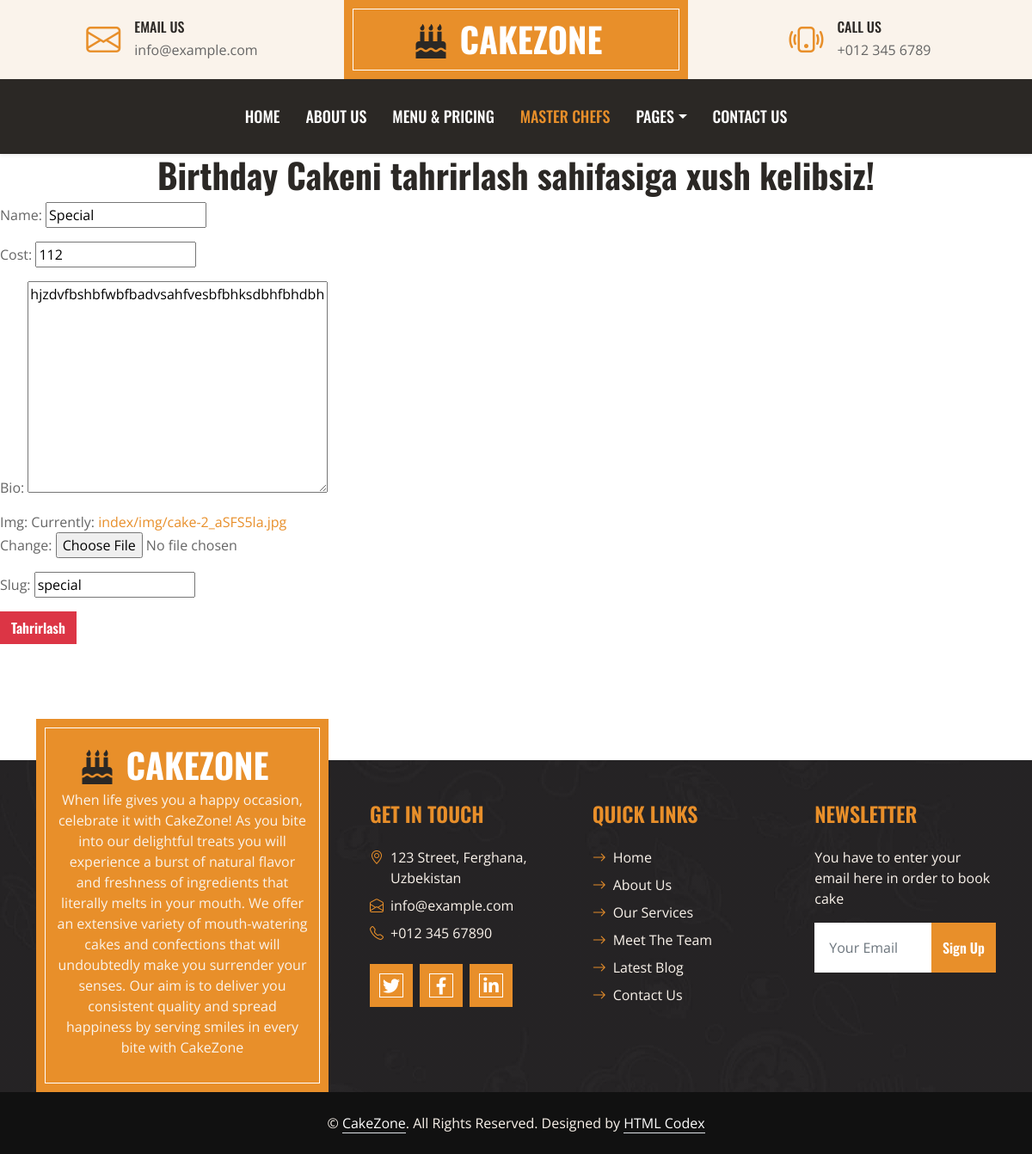
The app's page /birthday/edit/special/ with its own data.
### logic/models.py (models this page shows, shortened)
class B_cake(models.Model):
    name = models.CharField(max_length=250)
    cost = models.IntegerField()
    bio = models.TextField()
    img = models.ImageField(upload_to='index/img')
    slug = models.SlugField(max_length=200)

### logic/views.py (the view)
# urls.py: path('birthday/edit/<slug>/', birthdayUpdateView.as_view(), name="birthdayUpdateView"),
class birthdayUpdateView(UpdateView):
    model = B_cake
    fields = "__all__"
    template_name = "birthday/birthdayEdit.html"

### templates/birthday/birthdayEdit.html
{% extends 'base.html' %}
{% block content %}
<h1 class="text-center">Birthday Cakeni tahrirlash sahifasiga xush kelibsiz!</h1>
<form method="post" enctype="multipart/form-data">{%csrf_token%}
    {{form.as_p}}
    <button type="submit" class="btn btn-danger">Tahrirlash</button>
</form>
{% endblock content %}

### static/css/style.css (style rules this page uses)
:root { --primary: #E88F2A; --secondary: #FAF3EB; --light: #FFFFFF; --dark: #2B2825; }
h1, h2, .font-weight-bold { font-weight: 700 !important; }
.btn { font-family: 'Oswald', sans-serif; font-weight: 600; transition: .5s; }

### records on screen
B_cake: name "Special", cost "112", bio "hjzdvfbshbfwbfbadvsahfvesbfbhksdbhfbhdbh", slug "special"
